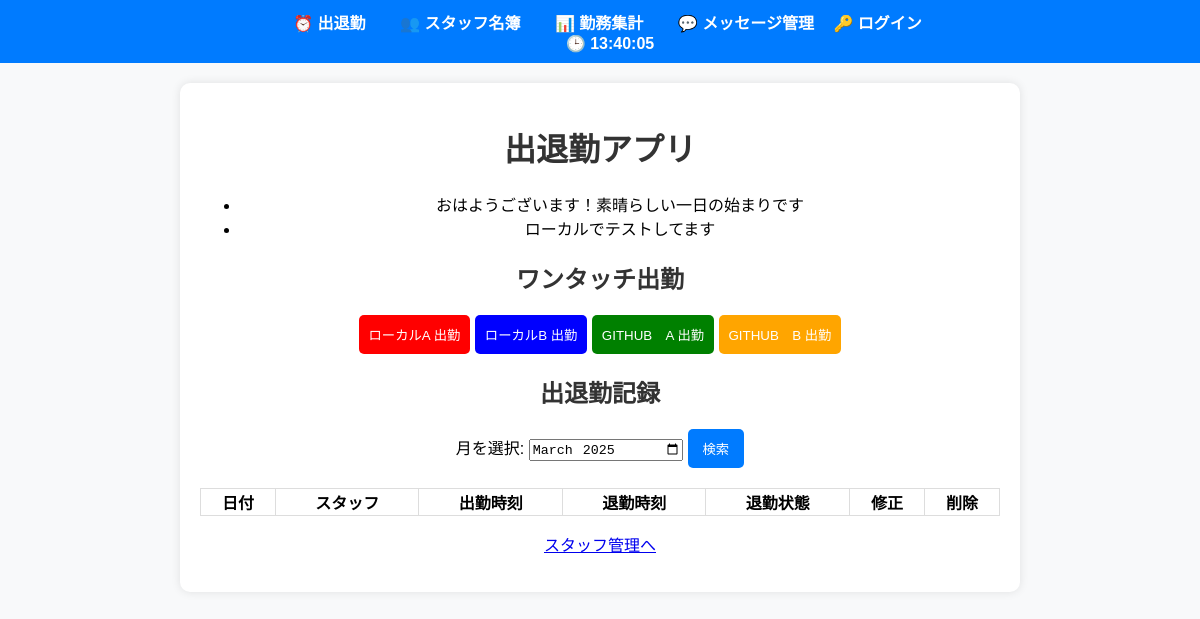
The page /attendance on the database as committed earlier.
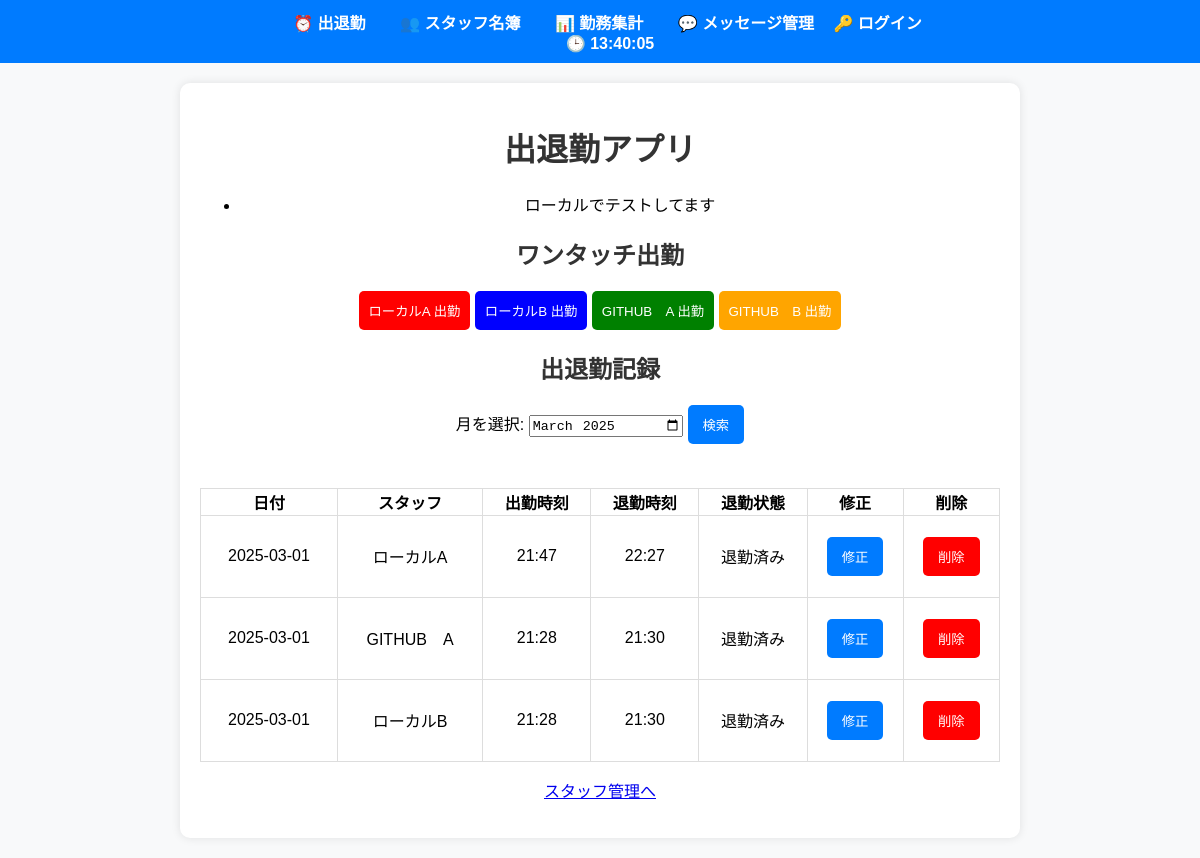
The same page on the database as committed later.
### models.py (models this page shows)
class Message(db.Model):
    id = db.Column(db.Integer, primary_key=True)
    message_text = db.Column(db.String(255), nullable=False)

class Staff(db.Model):
    id = db.Column(db.Integer, primary_key=True)
    name = db.Column(db.String(100), nullable=False)

class Attendance(db.Model):
    id = db.Column(db.Integer, primary_key=True)
    staff_id = db.Column(db.Integer, db.ForeignKey('staff.id'), nullable=False)
    work_date = db.Column(db.Date, nullable=False)
    clock_in = db.Column(db.Time, nullable=True)
    clock_out = db.Column(db.Time, nullable=True)
    staff = db.relationship('Staff', backref=db.backref('attendances', lazy=True))  # ← 追加！

### routes.py (the view)
@app.route('/attendance', methods=['GET'])
def attendance():
    staff = Staff.query.all()
    selected_month = request.args.get('month', datetime.today().strftime('%Y-%m'))  # デフォルトで今月を表示
    messages = Message.query.all()  # ✅ メッセージを取得
    query = Attendance.query.join(Staff).order_by(Attendance.work_date.desc(), Attendance.clock_in.desc())
    if selected_month:
        query = query.filter(func.strftime('%Y-%m', Attendance.work_date) == selected_month)
    attendance_records = query.all()
    return render_template('attendance.html', staff=staff, attendance_records=attendance_records, selected_month=selected_month, messages=messages)

### templates/attendance.html (shortened to what this page needs)
{% extends "base.html" %}
{% block content %}
<h1>出退勤アプリ</h1>
<ul>
    {% if messages %}
        {% for message in messages %}
            <li>{{ message.message_text }}</li>
        {% endfor %}
    {% else %}
        <li>📢 登録されたメッセージはありません。</li>
    {% endif %}
</ul>
<h2>ワンタッチ出勤</h2>
{% set colors = ["red", "blue", "green", "orange", "purple"] %}
{% for person in staff[:5] %}
<form action="{{ url_for('clock_in') }}" method="POST" style="display:inline;">
    <button type="submit" style="background-color: {{ colors[loop.index0 % colors|length] }}; color: white; padding: 10px; border: none; border-radius: 5px; cursor: pointer;">
        {{ person.name }} 出勤
    </button>
</form>
{% endfor %}
<h2>出退勤記録</h2>
<form method="GET">
    <label>月を選択:</label>
    <input type="month" name="month" value="{{ selected_month }}">
    <button type="submit">検索</button>
</form>
<table>
    <tr>
        <th>日付</th>
        <th>スタッフ</th>
        <th>出勤時刻</th>
        <th>退勤時刻</th>
        <th>退勤状態</th>
        <th>修正</th>
        <th>削除</th>
    </tr>
    {% for record in attendance_records %}
    <tr>
        <td>{{ record.work_date }}</td>
        <td>{{ record.staff.name }}</td>
        <td>{{ record.clock_in.strftime('%H:%M') if record.clock_in else '' }}</td>
　　　　　<td>{{ record.clock_out.strftime('%H:%M') if record.clock_out else '' }}</td>
        <td>
            {% if not record.clock_out %}
            <form action="{{ url_for('clock_out', attendance_id=record.id) }}" method="POST">
                <button type="submit">退勤</button>
            </form>
            {% else %}
            退勤済み
            {% endif %}
        </td>
        <td>
            <form action="{{ url_for('edit_attendance', attendance_id=record.id) }}" method="GET">
                <button type="submit">修正</button>
            </form>
        </td>
        <td>
            <form action="{{ url_for('delete_attendance', attendance_id=record.id) }}" method="POST" onsubmit="return confirm('本当に削除しますか？');">
                <button type="submit" style="background-color: red; color: white;">削除</button>
            </form>
        </td>
    </tr>
    {% endfor %}
</table>
<p><a href="{{ url_for('staff_list') }}">スタッフ管理へ</a></p>
{% endblock %}

### templates/base.html (shortened to what this page needs)
<!DOCTYPE html>
<html lang="ja">
<head>
    <link rel="stylesheet" href="{{ url_for('static', filename='style.css') }}">
</head>
<body>
    <nav class="navbar">
        <ul>
            <li><a href="{{ url_for('attendance') }}">⏰ 出退勤</a></li>
            <li><a href="{{ url_for('staff_list') }}">👥 スタッフ名簿</a></li>
            <li><a href="{{ url_for('work_summary') }}">📊 勤務集計</a></li>
            <li><a href="{{ url_for('message_list') }}">💬 メッセージ管理</a></li>
            {% if current_user.is_authenticated %}
        <span>👤 {{ current_user.username }} さん</span>
        <a href="{{ url_for('logout') }}">🚪 ログアウト</a>
    {% else %}
        <a href="{{ url_for('login') }}">🔑 ログイン</a>
    {% endif %}
        </ul>
        <span id="current-time"></span>
    </nav>
    <div class="content">
        {% block content %}{% endblock %}
    </div>
</body>
</html>

### static/style.css (style rules this page uses)
.navbar { background-color: #007bff; padding: 10px 0; text-align: center; }
.navbar ul { list-style: none; padding: 0; margin: 0; }
.navbar li { display: inline; margin: 0 15px; }
.navbar a { text-decoration: none; color: white; font-size: 16px; font-weight: bold; }
#current-time { font-size: 16px; color: white; margin-left: 20px; font-weight: bold; }
body { font-family: Arial, sans-serif; margin: 0; padding: 0; background-color: #f8f9fa; text-align: center; }
.content { max-width: 800px; margin: 20px auto; background: white; padding: 20px; border-radius: 10px; box-shadow: 0 0 10px rgba(0, 0, 0, 0.1); }
h1, h2 { color: #333; }
form { margin: 20px 0; }
button { background-color: #007bff; color: white; border: none; padding: 10px 15px; cursor: pointer; border-radius: 5px; }
table { width: 100%; border-collapse: collapse; background-color: white; }
th, td { border: 1px solid #ddd; padding: }

Rows that differ between the two databases and show on the page:
removed Message: message_text "おはようございます！素晴らしい一日の始まりです"
added Attendance: work_date "2025-03-01", staff.name "ローカルA", clock_in "21:47", clock_out "22:27", shows "退勤済み"
added Attendance: work_date "2025-03-01", staff.name "GITHUB A", clock_in "21:28", clock_out "21:30", shows "退勤済み"
added Attendance: work_date "2025-03-01", staff.name "ローカルB", clock_in "21:28", clock_out "21:30", shows "退勤済み"
